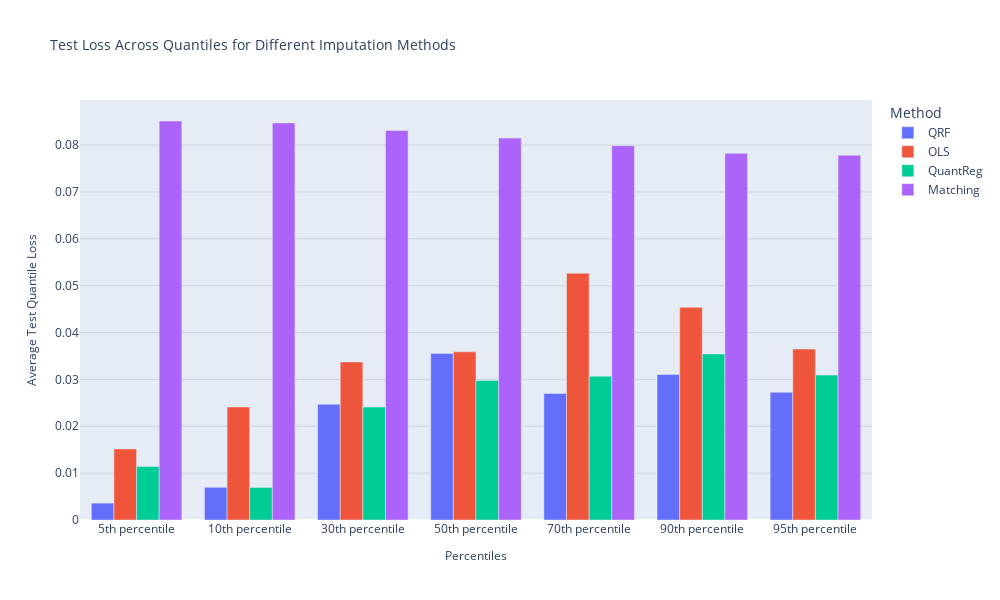

Here is the notebook cell this chart was saved with:
### Markdown cell above
# Benchmarking Methods

This document provides a comprehensive guide to benchmarking different imputation methods using MicroImpute. The examples below illustrate the workflow for comparing various imputation approaches and evaluating their performance.

### Code cell
from typing import List, Type

import pandas as pd

from microimpute.comparisons import *
from microimpute.config import RANDOM_STATE
from microimpute.models import *

import warnings

warnings.filterwarnings("ignore")

# 1. Prepare data
X_train, X_test, PREDICTORS, IMPUTED_VARIABLES = prepare_scf_data(
    full_data=False, years=2019
)
# Shrink down the data by sampling
X_train = X_train.sample(frac=0.01, random_state=RANDOM_STATE)
X_test = X_test.sample(frac=0.01, random_state=RANDOM_STATE)

Y_test: pd.DataFrame = X_test[IMPUTED_VARIABLES]

# 2. Run imputation methods
model_classes: List[Type[Imputer]] = [QRF, OLS, QuantReg, Matching]
method_imputations = get_imputations(
    model_classes, X_train, X_test, PREDICTORS, IMPUTED_VARIABLES
)

# 3. Compare imputation methods
loss_comparison_df = compare_quantile_loss(Y_test, method_imputations)

# 4. Plot results
plot_loss_comparison(loss_comparison_df)

### Figure 1 — Plotly figure (JSON) as saved in the notebook; plotly's stock layout.template omitted (floating-point values rounded to 4 significant figures)
{"data": [{"alignmentgroup": "True", "hovertemplate": "Method=QRF<br>Percentiles=%{x}<br>Average Test Quantile Loss=%{y}<extra></extra>", "legendgroup": "QRF", "marker": {"color": "#636efa", "pattern": {"shape": ""}}, "name": "QRF", "offsetgroup": "QRF", "orientation": "v", "showlegend": true, "textposition": "auto", "type": "bar", "x": ["5th percentile", "10th percentile", "30th percentile", "50th percentile", "70th percentile", "90th percentile", "95th percentile"], "xaxis": "x", "y": [0.003603, 0.006984, 0.0247, 0.03555, 0.027, 0.03106, 0.02726], "yaxis": "y"}, {"alignmentgroup": "True", "hovertemplate": "Method=OLS<br>Percentiles=%{x}<br>Average Test Quantile Loss=%{y}<extra></extra>", "legendgroup": "OLS", "marker": {"color": "#EF553B", "pattern": {"shape": ""}}, "name": "OLS", "offsetgroup": "OLS", "orientation": "v", "showlegend": true, "textposition": "auto", "type": "bar", "x": ["5th percentile", "10th percentile", "30th percentile", "50th percentile", "70th percentile", "90th percentile", "95th percentile"], "xaxis": "x", "y": [0.01517, 0.02413, 0.03373, 0.03589, 0.05265, 0.04538, 0.03649], "yaxis": "y"}, {"alignmentgroup": "True", "hovertemplate": "Method=QuantReg<br>Percentiles=%{x}<br>Average Test Quantile Loss=%{y}<extra></extra>", "legendgroup": "QuantReg", "marker": {"color": "#00cc96", "pattern": {"shape": ""}}, "name": "QuantReg", "offsetgroup": "QuantReg", "orientation": "v", "showlegend": true, "textposition": "auto", "type": "bar", "x": ["5th percentile", "10th percentile", "30th percentile", "50th percentile", "70th percentile", "90th percentile", "95th percentile"], "xaxis": "x", "y": [0.0114, 0.006951, 0.0241, 0.02977, 0.03068, 0.03543, 0.03094], "yaxis": "y"}, {"alignmentgroup": "True", "hovertemplate": "Method=Matching<br>Percentiles=%{x}<br>Average Test Quantile Loss=%{y}<extra></extra>", "legendgroup": "Matching", "marker": {"color": "#ab63fa", "pattern": {"shape": ""}}, "name": "Matching", "offsetgroup": "Matching", "orientation": "v", "showlegend": true, "textposition": "auto", "type": "bar", "x": ["5th percentile", "10th percentile", "30th percentile", "50th percentile", "70th percentile", "90th percentile", "95th percentile"], "xaxis": "x", "y": [0.08515, 0.08474, 0.08312, 0.0815, 0.07987, 0.07825, 0.07785], "yaxis": "y"}], "layout": {"barmode": "group", "height": 600, "legend": {"title": {"text": "Method"}, "tracegroupgap": 0}, "title": {"font": {"size": 14}, "text": "Test Loss Across Quantiles for Different Imputation Methods"}, "width": 1000, "xaxis": {"anchor": "y", "domain": [0, 1], "title": {"font": {"size": 12}, "text": "Percentiles"}}, "yaxis": {"anchor": "x", "domain": [0, 1], "gridcolor": "rgba(0,0,0,0.1)", "gridwidth": 1, "showgrid": true, "title": {"font": {"size": 12}, "text": "Average Test Quantile Loss"}}}}
